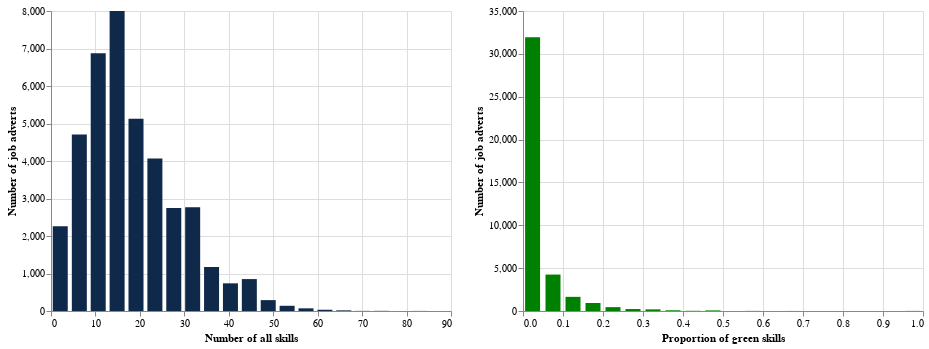

Here is the notebook cell this chart was saved with:
### Markdown cell above
## Skills
- Most common green skills

### Code cell
num_bins = 20

prop_skills_hist = all_green_measures_df['PROP_GREEN'].value_counts(bins=num_bins).reset_index()
prop_skills_hist['x'] = prop_skills_hist['index'].apply(lambda x: x.mid)
prop_skills_hist.drop(columns='index', inplace=True)

prob_green_chart = alt.Chart(prop_skills_hist).mark_bar(size=15, color="green").encode(
    x= alt.X("x", title="Proportion of green skills"),
    y=alt.Y("PROP_GREEN", title="Number of job adverts"),
    tooltip=['PROP_GREEN']
)

num_skills_hist = all_green_measures_df['NUM_ENTS'].value_counts(bins=num_bins).reset_index()
num_skills_hist['x'] = num_skills_hist['index'].apply(lambda x: x.mid)
num_skills_hist.drop(columns='index', inplace=True)

num_skills_chart = alt.Chart(num_skills_hist).mark_bar(size=15, color='#0F294A').encode(
    x= alt.X("x", title="Number of all skills"),
    y=alt.Y("NUM_ENTS", title="Number of job adverts"),
    tooltip=['NUM_ENTS']
)

skill_greenness = num_skills_chart | prob_green_chart

skill_greenness.save(f'{graph_dir}/skill_greenness.html')
skill_greenness

### Figure 1 — Vega-Lite specification as saved in the notebook (floating-point values rounded to 4 significant figures)
{"config": {"view": {"continuousWidth": 400, "continuousHeight": 300}}, "hconcat": [{"data": {"name": "data-a1edf4aeec33dc6e85d3268714a7b62e"}, "mark": {"type": "bar", "color": "#0F294A", "size": 15}, "encoding": {"tooltip": [{"field": "NUM_ENTS", "type": "quantitative"}], "x": {"field": "x", "title": "Number of all skills", "type": "quantitative"}, "y": {"field": "NUM_ENTS", "title": "Number of job adverts", "type": "quantitative"}}}, {"data": {"name": "data-39824c87318344d211654da331ffd513"}, "mark": {"type": "bar", "color": "green", "size": 15}, "encoding": {"tooltip": [{"field": "PROP_GREEN", "type": "quantitative"}], "x": {"field": "x", "title": "Proportion of green skills", "type": "quantitative"}, "y": {"field": "PROP_GREEN", "title": "Number of job adverts", "type": "quantitative"}}}], "$schema": "https://vega.github.io/schema/vega-lite/v4.17.0.json", "datasets": {"data-a1edf4aeec33dc6e85d3268714a7b62e": [{"NUM_ENTS": 7998, "x": 14.88}, {"NUM_ENTS": 6873, "x": 10.62}, {"NUM_ENTS": 5126, "x": 19.12}, {"NUM_ENTS": 4706, "x": 6.375}, {"NUM_ENTS": 4064, "x": 23.38}, {"NUM_ENTS": 2769, "x": 31.88}, {"NUM_ENTS": 2746, "x": 27.62}, {"NUM_ENTS": 2260, "x": 2.082}, {"NUM_ENTS": 1173, "x": 36.12}, {"NUM_ENTS": 851, "x": 44.62}, {"NUM_ENTS": 738, "x": 40.38}, {"NUM_ENTS": 290, "x": 48.88}, {"NUM_ENTS": 139, "x": 53.12}, {"NUM_ENTS": 71, "x": 57.38}, {"NUM_ENTS": 33, "x": 61.62}, {"NUM_ENTS": 17, "x": 65.88}, {"NUM_ENTS": 4, "x": 74.38}, {"NUM_ENTS": 3, "x": 70.12}, {"NUM_ENTS": 2, "x": 82.88}, {"NUM_ENTS": 0, "x": 78.62}], "data-39824c87318344d211654da331ffd513": [{"PROP_GREEN": 31940, "x": 0.024}, {"PROP_GREEN": 4251, "x": 0.075}, {"PROP_GREEN": 1651, "x": 0.125}, {"PROP_GREEN": 933, "x": 0.175}, {"PROP_GREEN": 451, "x": 0.225}, {"PROP_GREEN": 230, "x": 0.275}, {"PROP_GREEN": 190, "x": 0.325}, {"PROP_GREEN": 85, "x": 0.375}, {"PROP_GREEN": 70, "x": 0.475}, {"PROP_GREEN": 24, "x": 0.425}, {"PROP_GREEN": 13, "x": 0.575}, {"PROP_GREEN": 11, "x": 0.975}, {"PROP_GREEN": 7, "x": 0.675}, {"PROP_GREEN": 3, "x": 0.725}, {"PROP_GREEN": 2, "x": 0.625}, {"PROP_GREEN": 2, "x": 0.525}, {"PROP_GREEN": 0, "x": 0.775}, {"PROP_GREEN": 0, "x": 0.825}, {"PROP_GREEN": 0, "x": 0.875}, {"PROP_GREEN": 0, "x": 0.925}]}}
